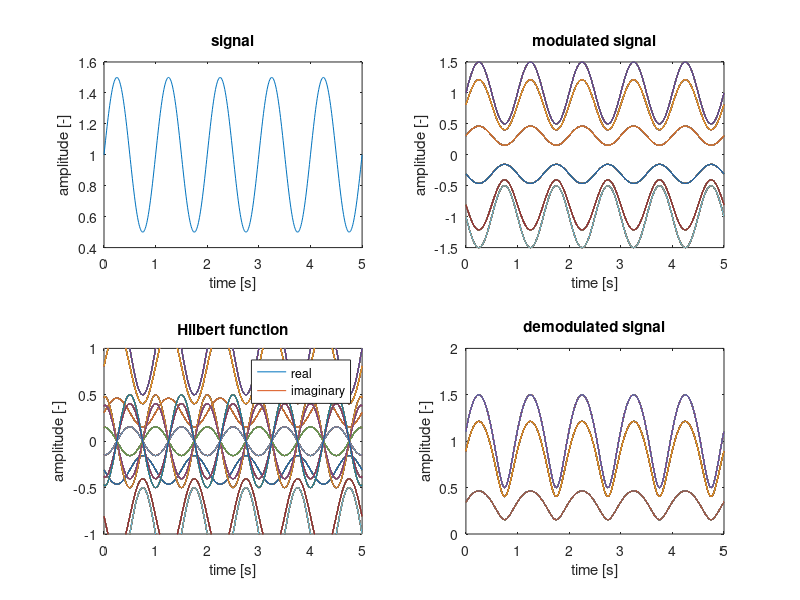

This chart was generated by the following MATLAB code:
fc = 10;
fs = 100;
t = (0:1/fs:5)';
x = 1.0 + 0.5*sin(2*pi*t);

subplot(2,2,1);
plot(t,x); title('signal');
xlabel('time [s]'); ylabel('amplitude [-]');

% amplitude modulation
y_am = ammod(x, fc, fs);
subplot(2,2,2);
plot(t,y_am); title('modulated signal');
xlabel('time [s]'); ylabel('amplitude [-]');

% Hilbert transform
h = hilbert(y_am);
imh = imag(h);
reh = real(h);
subplot(2,2,3);
plot(t,reh,t,imh); ylim([-1 1]);
legend('real','imaginary')
title('Hilbert function')
xlabel('time [s]'); ylabel('amplitude [-]');

% signal demodulation
y_dem = abs(h); 
%y_dem = sqrt(imh.^2 + reh.^2);
subplot(2,2,4);
plot(t,y_dem); title('demodulated signal');
xlabel('time [s]'); ylabel('amplitude [-]');
